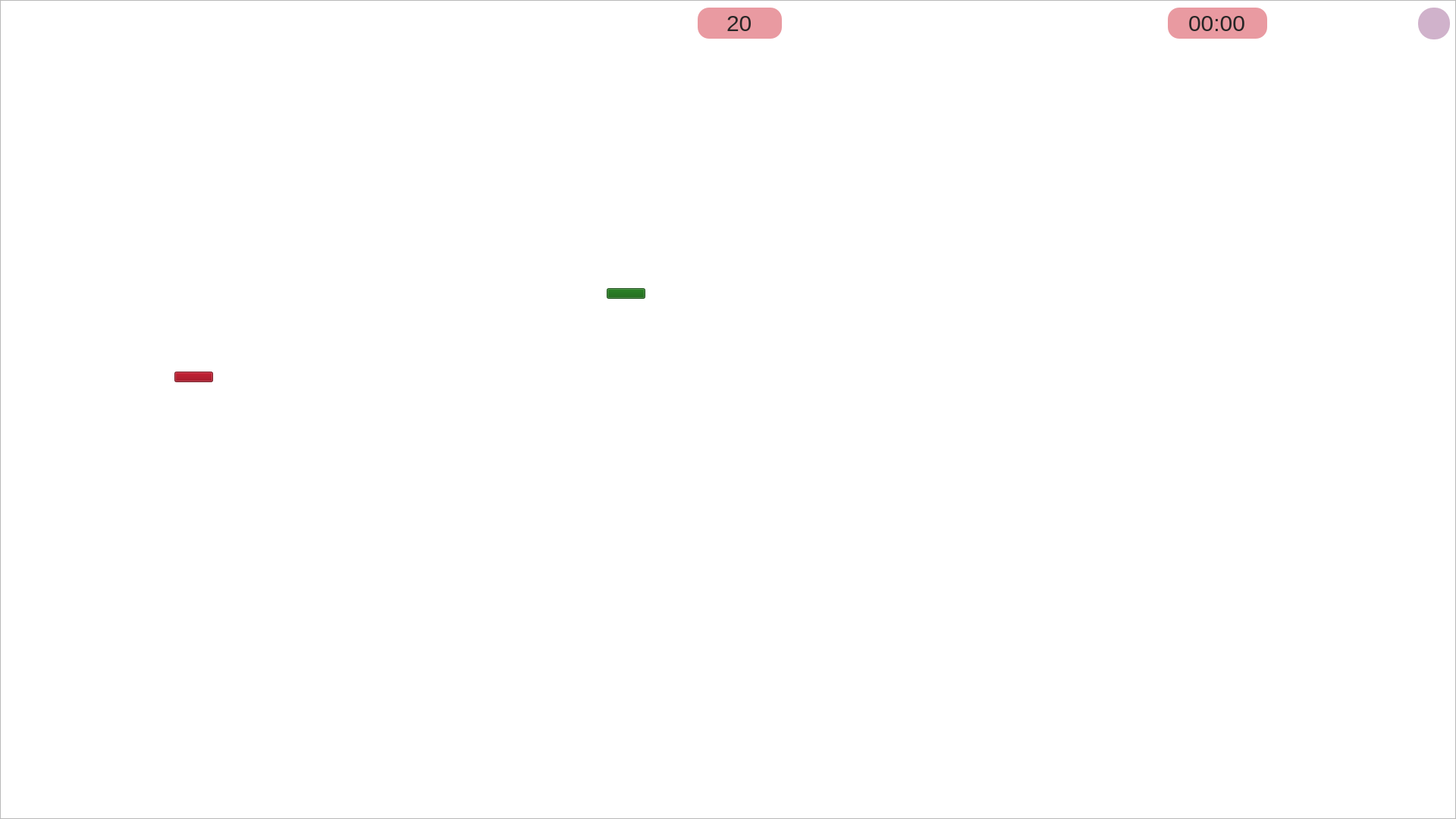
<?xml version="1.0" encoding="UTF-8"?>
<ui version="4.0">
 <class>Map</class>
 <widget class="QWidget" name="Map">
  <property name="geometry">
   <rect>
    <x>0</x>
    <y>0</y>
    <width>1920</width>
    <height>1080</height>
   </rect>
  </property>
  <property name="minimumSize">
   <size>
    <width>1800</width>
    <height>900</height>
   </size>
  </property>
  <property name="maximumSize">
   <size>
    <width>1920</width>
    <height>1080</height>
   </size>
  </property>
  <property name="windowTitle">
   <string>Form</string>
  </property>
  <property name="styleSheet">
   <string notr="true">QGraphicsView {
	background-image: url(:/bg/resourses/images/map.jpg);
}

QPushButton {
	background: rgba(208, 178, 203, 0.7);
	border: 10px white;
	color: white;
}

QPushButton:hover {
    background: rgba(208, 178, 203, 0.5);
}


QPushButton:pressed {
    background: rgb(183, 130, 174);
}

QTimeEdit {
	font: 30px;
	color: rgb(39, 38, 38);
	background: rgba(210, 53, 67, 0.5);
	border: 1px red;
	border-radius: 15px;
}
</string>
  </property>
  <widget class="QGraphicsView" name="graphicsView">
   <property name="geometry">
    <rect>
     <x>0</x>
     <y>0</y>
     <width>1920</width>
     <height>1080</height>
    </rect>
   </property>
  </widget>
  <widget class="QPushButton" name="settingsBtn">
   <property name="geometry">
    <rect>
     <x>1870</x>
     <y>10</y>
     <width>42</width>
     <height>42</height>
    </rect>
   </property>
   <property name="styleSheet">
    <string notr="true">QPushButton {
	background: rgb(208, 178, 203);
	font: 35px;
	border: 10px white;
	border-radius: 20px;
	color: white;
}

QPushButton:hover {
    background: rgba(208, 178, 203, 0.5);
}


QPushButton:pressed {
    background: rgb(183, 130, 174);
}

</string>
   </property>
   <property name="text">
    <string/>
   </property>
   <property name="icon">
    <iconset theme="document-properties"/>
   </property>
   <property name="iconSize">
    <size>
     <width>40</width>
     <height>40</height>
    </size>
   </property>
  </widget>
  <widget class="QTimeEdit" name="timeBeforeGhost">
   <property name="geometry">
    <rect>
     <x>920</x>
     <y>10</y>
     <width>111</width>
     <height>41</height>
    </rect>
   </property>
   <property name="wrapping">
    <bool>false</bool>
   </property>
   <property name="frame">
    <bool>false</bool>
   </property>
   <property name="alignment">
    <set>Qt::AlignCenter</set>
   </property>
   <property name="readOnly">
    <bool>true</bool>
   </property>
   <property name="buttonSymbols">
    <enum>QAbstractSpinBox::NoButtons</enum>
   </property>
   <property name="displayFormat">
    <string>ss</string>
   </property>
   <property name="time">
    <time>
     <hour>0</hour>
     <minute>0</minute>
     <second>20</second>
    </time>
   </property>
  </widget>
  <widget class="QTimeEdit" name="gameTime">
   <property name="geometry">
    <rect>
     <x>1540</x>
     <y>10</y>
     <width>131</width>
     <height>41</height>
    </rect>
   </property>
   <property name="alignment">
    <set>Qt::AlignCenter</set>
   </property>
   <property name="buttonSymbols">
    <enum>QAbstractSpinBox::NoButtons</enum>
   </property>
   <property name="displayFormat">
    <string>mm:ss</string>
   </property>
  </widget>
  <widget class="QProgressBar" name="doorHp">
   <property name="geometry">
    <rect>
     <x>800</x>
     <y>380</y>
     <width>51</width>
     <height>14</height>
    </rect>
   </property>
   <property name="palette">
    <palette>
     <active>
      <colorrole role="Base">
       <brush brushstyle="SolidPattern">
        <color alpha="255">
         <red>154</red>
         <green>153</green>
         <blue>150</blue>
        </color>
       </brush>
      </colorrole>
      <colorrole role="Highlight">
       <brush brushstyle="SolidPattern">
        <color alpha="255">
         <red>36</red>
         <green>109</green>
         <blue>32</blue>
        </color>
       </brush>
      </colorrole>
     </active>
     <inactive>
      <colorrole role="Base">
       <brush brushstyle="SolidPattern">
        <color alpha="255">
         <red>154</red>
         <green>153</green>
         <blue>150</blue>
        </color>
       </brush>
      </colorrole>
      <colorrole role="Highlight">
       <brush brushstyle="SolidPattern">
        <color alpha="255">
         <red>36</red>
         <green>109</green>
         <blue>32</blue>
        </color>
       </brush>
      </colorrole>
     </inactive>
     <disabled/>
    </palette>
   </property>
   <property name="maximum">
    <number>512</number>
   </property>
   <property name="value">
    <number>512</number>
   </property>
   <property name="textVisible">
    <bool>false</bool>
   </property>
  </widget>
  <widget class="QProgressBar" name="ghostHp">
   <property name="geometry">
    <rect>
     <x>230</x>
     <y>490</y>
     <width>51</width>
     <height>14</height>
    </rect>
   </property>
   <property name="palette">
    <palette>
     <active>
      <colorrole role="Base">
       <brush brushstyle="SolidPattern">
        <color alpha="255">
         <red>61</red>
         <green>56</green>
         <blue>70</blue>
        </color>
       </brush>
      </colorrole>
      <colorrole role="Highlight">
       <brush brushstyle="SolidPattern">
        <color alpha="255">
         <red>165</red>
         <green>29</green>
         <blue>45</blue>
        </color>
       </brush>
      </colorrole>
     </active>
     <inactive>
      <colorrole role="Base">
       <brush brushstyle="SolidPattern">
        <color alpha="255">
         <red>61</red>
         <green>56</green>
         <blue>70</blue>
        </color>
       </brush>
      </colorrole>
      <colorrole role="Highlight">
       <brush brushstyle="SolidPattern">
        <color alpha="255">
         <red>165</red>
         <green>29</green>
         <blue>45</blue>
        </color>
       </brush>
      </colorrole>
     </inactive>
     <disabled/>
    </palette>
   </property>
   <property name="maximum">
    <number>512</number>
   </property>
   <property name="value">
    <number>512</number>
   </property>
   <property name="textVisible">
    <bool>false</bool>
   </property>
  </widget>
 </widget>
 <resources/>
 <connections/>
</ui>
